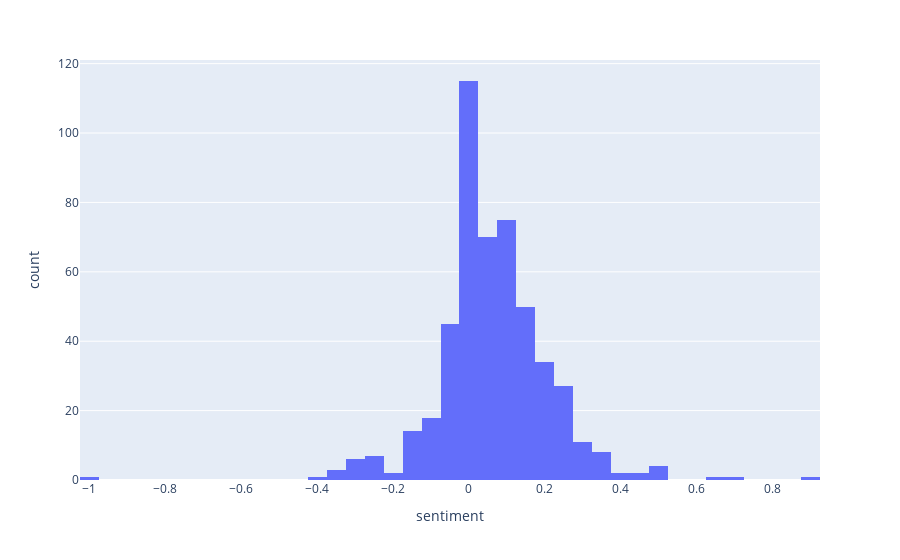

Source (notebook cell):
### Code cell
import plotly.express as px

fig = px.histogram(sentiments, x='sentiment')
fig.show()

### Figure 1 — Plotly figure (JSON) as saved in the notebook; plotly's stock layout.template omitted (floating-point values rounded to 4 significant figures; data arrays with more than 128 entries replaced by an {"elided": "..."} marker saying what was removed)
{"data": [{"alignmentgroup": "True", "bingroup": "x", "hovertemplate": "sentiment=%{x}<br>count=%{y}<extra></extra>", "legendgroup": "", "marker": {"color": "#636efa"}, "name": "", "offsetgroup": "", "orientation": "v", "showlegend": false, "type": "histogram", "x": {"elided": "498 float values"}, "xaxis": "x", "yaxis": "y"}], "layout": {"barmode": "relative", "legend": {"tracegroupgap": 0}, "margin": {"t": 60}, "xaxis": {"anchor": "y", "domain": [0, 1], "title": {"text": "sentiment"}}, "yaxis": {"anchor": "x", "domain": [0, 1], "title": {"text": "count"}}}}
